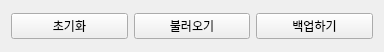
<?xml version="1.0" encoding="UTF-8"?>
<ui version="4.0">
 <class>SettingForm</class>
 <widget class="QWidget" name="SettingForm">
  <property name="geometry">
   <rect>
    <x>0</x>
    <y>0</y>
    <width>384</width>
    <height>52</height>
   </rect>
  </property>
  <property name="windowTitle">
   <string>ERP Setting</string>
  </property>
  <layout class="QGridLayout" name="gridLayout_3">
   <item row="0" column="0">
    <layout class="QGridLayout" name="gridLayout">
     <item row="0" column="1">
      <widget class="QPushButton" name="btn_load">
       <property name="text">
        <string>불러오기</string>
       </property>
      </widget>
     </item>
     <item row="0" column="0">
      <widget class="QPushButton" name="btn_init">
       <property name="text">
        <string>초기화</string>
       </property>
      </widget>
     </item>
     <item row="0" column="2">
      <widget class="QPushButton" name="btn_backup">
       <property name="text">
        <string>백업하기</string>
       </property>
      </widget>
     </item>
    </layout>
   </item>
  </layout>
 </widget>
 <resources/>
 <connections>
  <connection>
   <sender>btn_init</sender>
   <signal>clicked()</signal>
   <receiver>SettingForm</receiver>
   <slot>exec_init()</slot>
   <hints>
    <hint type="sourcelabel">
     <x>67</x>
     <y>64</y>
    </hint>
    <hint type="destinationlabel">
     <x>77</x>
     <y>147</y>
    </hint>
   </hints>
  </connection>
  <connection>
   <sender>btn_backup</sender>
   <signal>clicked()</signal>
   <receiver>SettingForm</receiver>
   <slot>exec_backup()</slot>
   <hints>
    <hint type="sourcelabel">
     <x>319</x>
     <y>61</y>
    </hint>
    <hint type="destinationlabel">
     <x>316</x>
     <y>117</y>
    </hint>
   </hints>
  </connection>
  <connection>
   <sender>btn_load</sender>
   <signal>clicked()</signal>
   <receiver>SettingForm</receiver>
   <slot>exec_load()</slot>
   <hints>
    <hint type="sourcelabel">
     <x>187</x>
     <y>65</y>
    </hint>
    <hint type="destinationlabel">
     <x>176</x>
     <y>134</y>
    </hint>
   </hints>
  </connection>
 </connections>
 <slots>
  <slot>exec_init()</slot>
  <slot>exec_load()</slot>
  <slot>exec_backup()</slot>
 </slots>
</ui>
